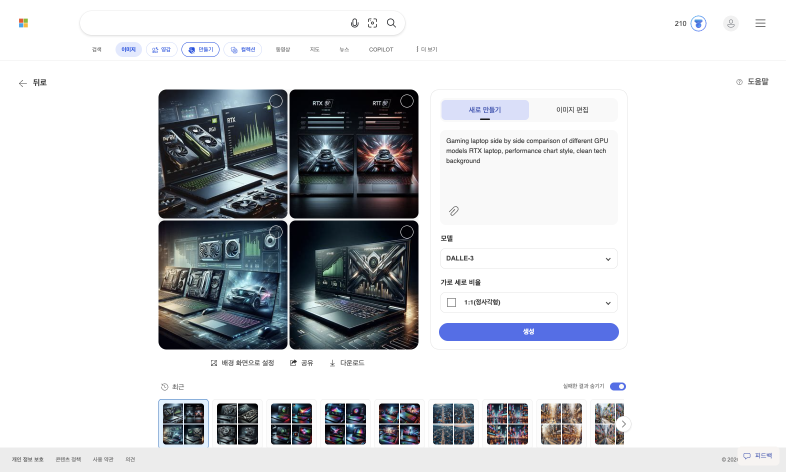
#> input picture bing_creations_debug.png, 1571 x 943 px (shown at 1/2 size)
$ python -i gemini_image.py   (imports and definitions only)
#> lines starting #> are read from the running program, lines starting #| are printed output that depends on the picture
### config.py
"""계정 및 블로그 설정"""
import sys
import os


def _find_chrome() -> str:
    """OS별 Chrome 실행 파일 경로 자동 탐지"""
    if sys.platform == "darwin":
        return "/Applications/Google Chrome.app/Contents/MacOS/Google Chrome"
    elif sys.platform == "win32":
        candidates = [
            r"C:\Program Files\Google\Chrome\Application\chrome.exe",
            r"C:\Program Files (x86)\Google\Chrome\Application\chrome.exe",
            os.path.expanduser(r"~\AppData\Local\Google\Chrome\Application\chrome.exe"),
        ]
        for p in candidates:
            if os.path.exists(p):
                return p
        return candidates[0]  # 기본값
    else:
        return "google-chrome"


# Chrome CDP 설정 — 블로그 전용 프로필
CHROME_CONFIG = {
    "executable": _find_chrome(),
    "profile": "Profile 1",
    "port": 9222,
    "debug_url": "http://localhost:9222",
}

ACCOUNTS = [
    {
        "blog": "goodisak",
        "platform": "tistory",
        "kakao_id": "isag27511",
        "editor_url": "https://goodisak.tistory.com/manage/newpost",
        "category": "IT",
    },
    {
        "blog": "nolja100",
        "platform": "tistory",
        "kakao_id": "baremi542",
        "editor_url": "https://nolja100.tistory.com/manage/newpost",
        "category": "여행",
    },
    {
        "blog": "salim1su",
        "platform": "naver",
        "naver_id": "daonna525",
        "editor_url": "https://blog.naver.com/salim1su/postwrite",
        "category": "살림",
    },
    {
        "blog": "me1091",
        "platform": "naver",
        "naver_id": "me1091",
        "editor_url": "https://blog.naver.com/me1091/postwrite",
        "category": "리뷰",
    },
    {
        "blog": "baremi542",
        "platform": "wordpress",
        "editor_url": "https://baremi542.com/wp-admin/post-new.php",
        "category": "정부지원금",
    },
    {
        "blog": "triplog",
        "platform": "wordpress",
        "editor_url": "https://app.baremi542.com/wp-admin/post-new.php",
        "category": "여행",
        "wp_user_env": "TRIPLOG_WP_USER",
        "wp_pass_env": "TRIPLOG_WP_APP_PASSWORD",
    },
    {
        "blog": "woll100",
        "platform": "tistory",
        "kakao_id": "wolbaeg100",
        "editor_url": "https://woll100.tistory.com/manage/newpost",
        "category": "교통정보",
    },
    {
        "blog": "phn0502",
        "platform": "tistory",
        "kakao_id": "baremi542",
        "editor_url": "https://phn0502.tistory.com/manage/newpost",
        "category": "영화",
    },
    # ─── 이슈봇 전용 블로그 (새로 생성 후 아래 값 수정) ───
    # blog URL, kakao_id는 실제 블로그 생성 후 수정 필요
    {
        "blog": "issue01",
        "platform": "tistory",
        "kakao_id": "baremi542",   # TODO: 실제 카카오 계정으로 변경
        "editor_url": "https://issue01.tistory.com/manage/newpost",  # TODO: 실제 URL로 변경
        "category": "이슈",
    },
]

# 사용자가 앱 UI에서 추가한 커스텀 블로그 (config_custom.json)
_custom_path = os.path.join(os.path.dirname(__file__), "config_custom.json")
if os.path.exists(_custom_path):
    import json as _json
    try:
        _custom = _json.loads(open(_custom_path, encoding="utf-8").read())
        _existing_ids = {a["blog"] for a in ACCOUNTS}
        for _a in _custom.get("accounts", []):
            if _a.get("blog") and _a["blog"] not in _existing_ids:
                ACCOUNTS.append(_a)
                _existing_ids.add(_a["blog"])
    except Exception:
        pass

# 계정별 빠른 조회용
ACCOUNT_MAP = {a["blog"]: a for a in ACCOUNTS}


# [6 lines left out: function get_blog_platform, not called in this run]


def is_naver_blog(blog_id: str) -> bool:
    """현재/추가 등록된 블로그 포함, 네이버 블로그 여부 판별."""
    return get_blog_platform(blog_id).lower() == "naver"

# 블로그별 Notion 프롬프트 페이지 ID
PROMPT_PAGES = {
    "goodisak": "3296d296d9c1811cabe8d3dec2de4274",
    "nolja100": "3296d296d9c181a390c8c54b8dbb1401",
    "salim1su": "3296d296d9c18164a390e019bad2999a",
    "baremi542": "3296d296d9c181648d01f433963557c6",
}

### gemini_image.py
"""Gemini Playwright 이미지 생성 — CDP로 gemini.google.com 제어
Gemini 쿼터 초과 시 loremflickr 스톡 이미지로 자동 폴백.
쿼터 차단 시간을 파일에 기록하고, 해당 시간 전까지는 Gemini 시도 자체를 건너뜀.
"""
import io
import json
import os
import re
import time
import urllib.request
import urllib.parse
from datetime import datetime, timedelta
from pathlib import Path
from PIL import Image
from browser import connect_cdp as _connect_cdp, get_or_create_page

GEMINI_URL = "https://gemini.google.com/app"
IMAGES_DIR = Path(__file__).parent / "images"
# [1 line not run here, left out]
_QUOTA_FILE = IMAGES_DIR / ".gemini_quota.json"


# [13 lines left out: function _quota_blocked_until, not called in this run]


def _save_quota_block(until: datetime):
    """쿼터 차단 종료 시각을 파일에 저장."""
    _QUOTA_FILE.write_text(json.dumps({"until": until.isoformat()}))


# [66 lines left out: functions _parse_quota_until, _generate_via_fallback, not called in this run]


def generate_images(image_infos: list, on_log=None, skip_webp=False, reference_images: list = None, output_dir: Path = None) -> dict:
    """이미지 프롬프트 리스트로 Gemini에서 이미지 생성 후 저장.

    Args:
        skip_webp: True면 webp 변환 없이 PNG 그대로 저장 (네이버 블로그용)
        reference_images: 참고 이미지 경로 리스트. image_infos와 1:1 매칭.
        output_dir: 저장 폴더 (None이면 기본 images/ 사용)

    Returns:
        {index: filepath} 딕셔너리 (성공한 것만)
    """
    def log(msg):
        if on_log:
            on_log(msg)

    if not image_infos:
        log("[이미지] 생성할 이미지 없음")
        return {}

    # 블로그별 저장 폴더 (output_dir 우선, 없으면 기본 images/)
    save_dir = Path(output_dir) if output_dir else IMAGES_DIR
    save_dir.mkdir(parents=True, exist_ok=True)

    # Gemini 쿼터 차단 여부 사전 확인
    _blocked_until = _quota_blocked_until()
    if _blocked_until:
        log(f"[이미지] Gemini 쿼터 차단 중 (해제: {_blocked_until.strftime('%m/%d %H:%M')}) → loremflickr 폴백 모드")

    results = {}

    # 쿼터 차단 중이면 Playwright 없이 폴백만 실행
    if _blocked_until:
        for info in image_infos:
            idx = info["index"]
            prompt = info["prompt"]
            filename = info["filename"]
            filename = re.sub(r'[^\w\-.]', '-', filename)
            filename = re.sub(r'-+', '-', filename).strip('-')
            if skip_webp:
                if not filename.endswith(".jpg") and not filename.endswith(".png"):
                    filename = filename.rsplit(".", 1)[0] + ".jpg"
            else:
                if not filename.endswith(".webp"):
                    filename += ".webp"
            log(f"[이미지 {idx}] 폴백 모드 생성: {prompt[:50]}...")
            fp = _generate_via_fallback(prompt, filename, on_log, skip_webp, save_dir=save_dir)
            if fp:
                results[idx] = fp
                log(f"[이미지 {idx}] 저장 완료: {fp}")
        return results

    # 동시 실행 시 Gemini 탭 충돌 방지 (me1091과 다른 블로그가 동시에 생성하면 컨텍스트 오염)
    import fcntl as _fcntl
    _lock_path = Path("/tmp/gemini_image_session.lock")
    _lock_file = open(_lock_path, "w")
    _fcntl.flock(_lock_file, _fcntl.LOCK_EX)

    pw, browser = _connect_cdp(on_log)

    try:
        # 이미지마다 새 Gemini 채팅 시작 — 같은 채팅 재사용 시 이전 이미지 컨텍스트로 중복 생성됨
        for _img_i, info in enumerate(image_infos):
            idx = info["index"]
            prompt = info["prompt"]
            filename = info["filename"]
            # 파일명 영문+숫자+하이픈만 허용 (한글 제거)
            filename = re.sub(r'[^\w\-.]', '-', filename)
            filename = re.sub(r'-+', '-', filename).strip('-')
            if skip_webp:
                if not filename.endswith(".jpg") and not filename.endswith(".png"):
                    filename = filename.rsplit(".", 1)[0] + ".jpg"
            else:
                if not filename.endswith(".webp"):
                    filename += ".webp"

            log(f"[이미지 {idx}] 생성 시작: {prompt[:50]}...")

            try:
                # 참고 이미지 매칭 (index 기반)
                ref_img = None
                if reference_images:
                    list_idx = next((j for j, inf in enumerate(image_infos) if inf["index"] == idx), None)
                    if list_idx is not None and list_idx < len(reference_images):
                        ref_img = reference_images[list_idx]

                filepath = _generate_single(
                    browser, prompt, filename, on_log,
                    skip_webp=skip_webp,
                    open_new_chat=True,  # 매 이미지마다 새 채팅 (중복 방지)
                    reference_image=ref_img,
                    save_dir=save_dir,
                )
                if filepath:
                    results[idx] = filepath
                    log(f"[이미지 {idx}] 저장 완료: {filepath}")
                else:
                    log(f"[이미지 {idx}] 생성 실패")
            except Exception as e:
                log(f"[이미지 {idx}] 오류: {e}")

    finally:
        pw.stop()
        _fcntl.flock(_lock_file, _fcntl.LOCK_UN)
        _lock_file.close()

    return results


# [519 lines left out: functions _drag_toolbar_away, _generate_single, not called in this run]

>>> import cv2
>>> picture = cv2.imread('bing_creations_debug.png', cv2.IMREAD_GRAYSCALE)
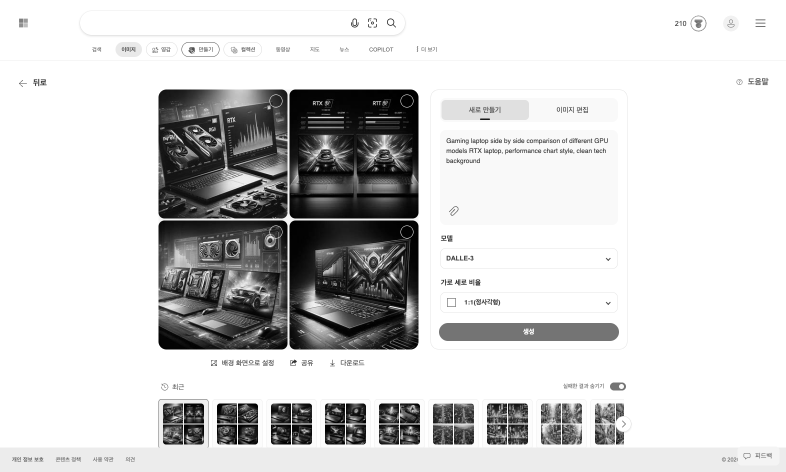
#> picture: shape (943, 1571) (shown at 1/2 size); min 0, max 255, mean 210.3
>>> result = generate_images(picture)
#> (the run stopped early here; a loop or call above may not have finished)
